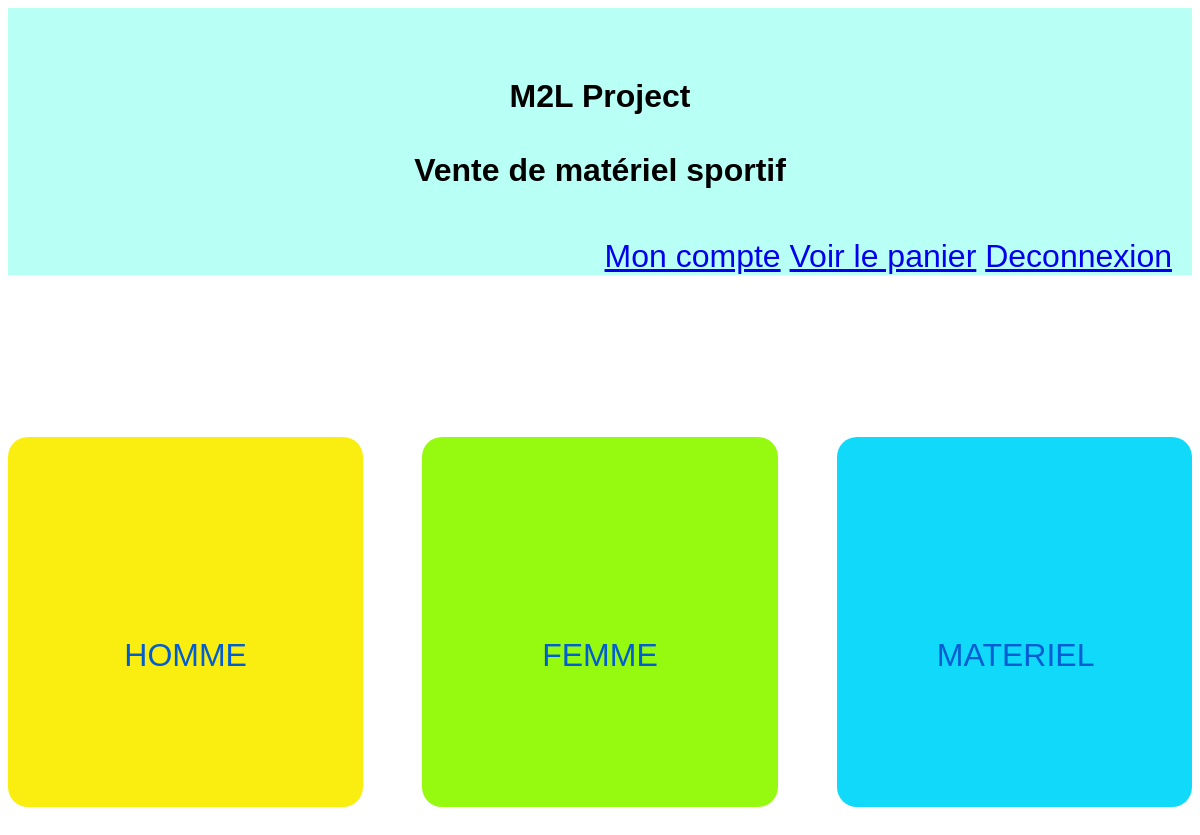
Screenshot of / (signed in) with the database file from the repository.
### tables this page shows
CREATE TABLE IF NOT EXISTS `categorie` (
  `id` int(11) NOT NULL AUTO_INCREMENT,
  `nom` varchar(254) NOT NULL,
  PRIMARY KEY (`id`)
);

### index.php (called while the page is built, shortened)
<?php
require "model/model.php";
require"controller/header.php";
require"controller/center.php" ;

### model/model.php (called while the page is built, shortened)
<?php
function dbConnect() {
try{
	$db = new PDO ('mysql:host=localhost;port=3308;dbname=sitetshirt;charset=utf8' , 'root' , '');
	}
catch(Exception $e)
	{
	die('Erreur : '.$e->getMessage());
	}
	return $db ;
}
function categorie(){
	$db=dbConnect();
	$req = $db->query("SELECT * FROM categorie");
	return $req ;
}
?>

### vue/center/acceuil.php (the view)
<br><br><br><br><br><br><br><br><br>
<?php
$req = categorie();?>
<div id="lescategories">
	<?php while($categorie = $req->fetch()){?>
	<div id= "categorie<?= $categorie['nom']; ?>">
		<a id="cat" href="index.php?liste=<?= $categorie['id'] ; ?>"><?= $categorie['nom']; ?></a>
	</div>
<?php } ?>
</div><br><br><br><br><br><br><br><br>

### vue/css/acceuil.css (style rules this page uses)
#lescategories { display: flex; justify-content: space-between; }
#categorieHOMME { width: 30%; text-align: center; height: 170px; background-color: #f9ee10; border-radius: 20px ; padding-top:200px; }
#categorieFEMME { width: 30%; text-align: center; height: 170px; background-color: #96f910; border-radius: 20px ; padding-top:200px; }
#categorieMATERIEL { width: 30%; text-align: center; height: 170px; background-color: #10d9f9; border-radius: 20px ; padding-top:200px; }
#cat { text-decoration: none; margin-top: 50px; padding: 100px; font-family: Verdana ,"Trebuchet MS" , sans-serif; font-size: 2em ; color: #005dd3; }

### rows the page displays
categorie: nom "HOMME"
categorie: nom "FEMME"
categorie: nom "MATERIEL"
